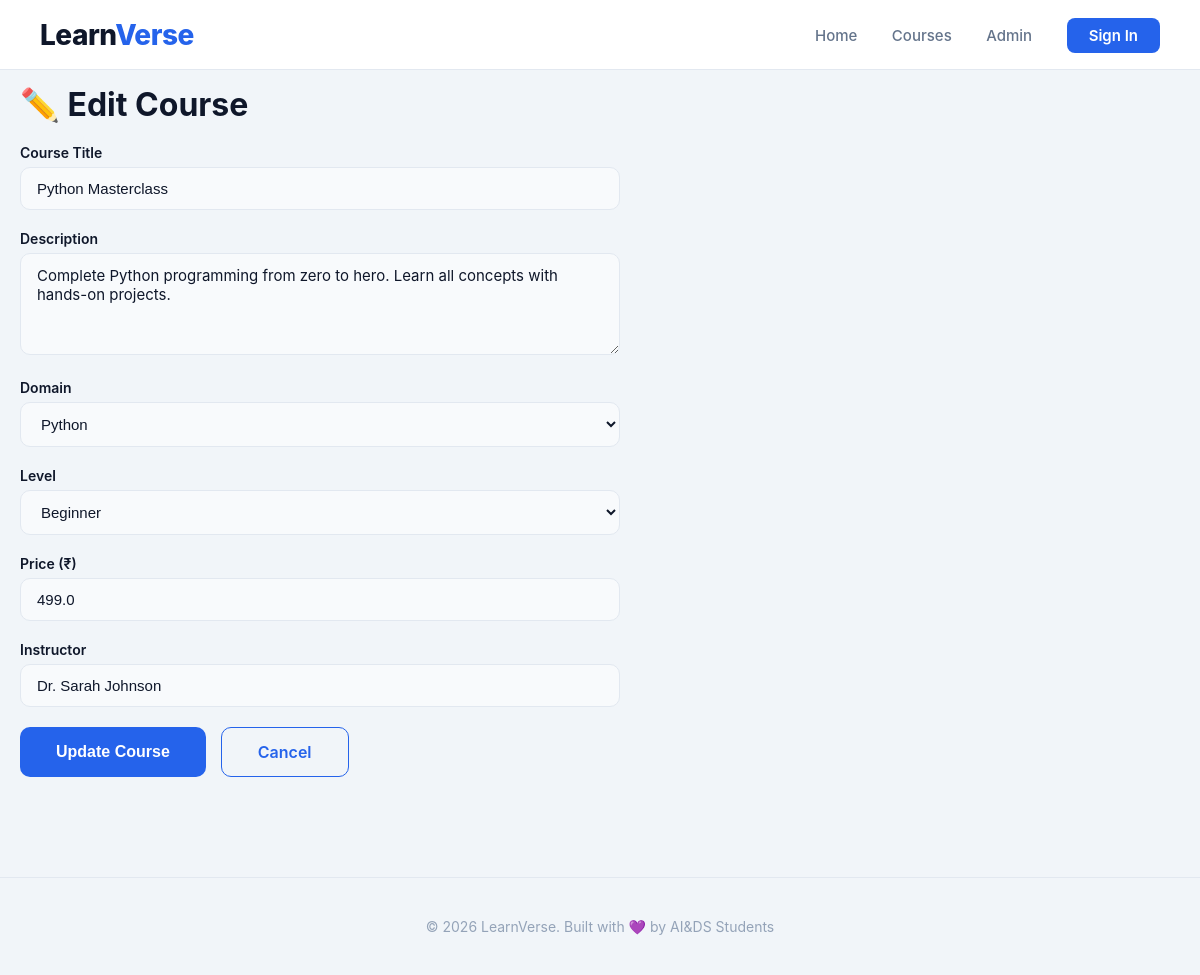
/admin/course/edit/1, run on the app's committed database.
### models.py (models this page shows)
class Course(db.Model):
    id = db.Column(db.Integer, primary_key=True)
    title = db.Column(db.String(200), nullable=False)
    description = db.Column(db.Text, nullable=False)
    domain = db.Column(db.String(50), nullable=False)
    level = db.Column(db.String(20), nullable=False)
    price = db.Column(db.Float, default=0)
    instructor = db.Column(db.String(100), nullable=False)
    rating = db.Column(db.Float, default=0)
    students = db.Column(db.Integer, default=0)
    image = db.Column(db.String(200), default='default.jpg')
    created_at = db.Column(db.DateTime, default=datetime.utcnow)

### app.py (the view, shortened to what this page needs)
@app.route('/admin/course/edit/<int:course_id>', methods=['GET', 'POST'])
def edit_course(course_id):
    course = Course.query.get_or_404(course_id)
    return render_template('edit_course.html', course=course)

### templates/edit_course.html (shortened to what this page needs)
<!DOCTYPE html>
<html lang="en">
<head>
    <link rel="stylesheet" href="{{ url_for('static', filename='style.css') }}">
</head>
<body>
    <header>
        <div class="logo">Learn<span>Verse</span></div>
        <nav>
            <a href="/">Home</a>
            <a href="/courses">Courses</a>
            <a href="/admin/courses">Admin</a>
            <a href="#" class="btn-signin">Sign In</a>
        </nav>
    </header>
    <div class="container">
        <h1>✏️ Edit Course</h1>
        <form method="POST" class="course-form">
            <div class="form-group">
                <label>Course Title</label>
                <input type="text" name="title" value="{{ course.title }}" required>
            </div>
            <div class="form-group">
                <label>Description</label>
                <textarea name="description" rows="4" required>{{ course.description }}</textarea>
            </div>
            <div class="form-group">
                <label>Domain</label>
                <select name="domain" required>
                    <option value="Python" {% if course.domain == 'Python' %}selected{% endif %}>Python</option>
                </select>
            </div>
            <div class="form-group">
                <label>Level</label>
                <select name="level" required>
                    <option value="Beginner" {% if course.level == 'Beginner' %}selected{% endif %}>Beginner</option>
                </select>
            </div>
            <div class="form-group">
                <label>Price (₹)</label>
                <input type="number" name="price" step="0.01" value="{{ course.price }}" required>
            </div>
            <div class="form-group">
                <label>Instructor</label>
                <input type="text" name="instructor" value="{{ course.instructor }}" required>
            </div>
            <div style="display:flex; gap:15px; margin-top:20px;">
                <button type="submit" class="btn-primary">Update Course</button>
                <a href="/admin/courses" class="btn-secondary">Cancel</a>
            </div>
        </form>
    </div>
    <footer>
        <p>© 2026 LearnVerse. Built with 💜 by AI&DS Students</p>
    </footer>
</body>
</html>

### static/style.css (style rules this page uses)
* { margin: 0; padding: 0; box-sizing: border-box; }
body { font-family: -apple-system, BlinkMacSystemFont, 'Segoe UI', Roboto, Oxygen, Ubuntu, sans-serif; background: #F1F5F9; color: #0F172A; overflow-x: hidden; min-height: 100vh; }
a { text-decoration: none; color: inherit; }
header { padding: 15px 40px; display: flex; justify-content: space-between; align-items: center; position: fixed; top: 0; left: 0; right: 0; z-index: 100; background: rgba(255, 255, 255, 0.95); backdrop-filter: blur(20px); border-bottom: 1px solid #E2E8F0; height: 70px; }
.logo { font-size: 28px; font-weight: 800; letter-spacing: -0.5px; color: #0F172A; }
.logo span { color: #2563EB; }
nav a { color: #64748B; margin-left: 30px; font-size: 15px; font-weight: 500; transition: 0.3s; position: relative; }
nav a::after { content: ''; position: absolute; bottom: -4px; left: 0; width: 0; height: 2px; background: #2563EB; transition: 0.3s; }
.btn-signin { background: #2563EB; padding: 8px 22px; border-radius: 8px; color: #fff !important; font-weight: 600; transition: 0.3s; }
.btn-signin::after { display: none !important; }
.btn-primary { display: inline-block; padding: 14px 36px; background: #2563EB; color: #fff; border-radius: 10px; font-weight: 600; transition: 0.3s; border: none; cursor: pointer; font-size: 16px; }
.btn-secondary { display: inline-block; padding: 14px 36px; background: transparent; color: #2563EB; border-radius: 10px; font-weight: 600; transition: 0.3s; border: 1px solid #2563EB; cursor: pointer; font-size: 16px; }
.container { max-width: 1200px; margin: 0 auto; padding: 85px 20px 20px; }
.course-form { max-width: 600px; margin: 20px 0 40px; }
.form-group { margin-bottom: 20px; }
.form-group label { display: block; margin-bottom: 6px; color: #0F172A; font-size: 14px; font-weight: 600; }
.form-group input, .form-group textarea, .form-group select { width: 100%; padding: 12px 16px; border-radius: 10px; border: 1px solid #E2E8F0; background: #F8FAFC; color: #0F172A; font-size: 15px; transition: 0.3s; }
.form-group input::placeholder, .form-group textarea::placeholder { color: #94A3B8; }
.form-group select option { background: #FFFFFF; color: #0F172A; padding: 10px; }
.form-group textarea { resize: vertical; font-family: inherit; }
footer { text-align: center; padding: 40px; color: #94A3B8; border-top: 1px solid #E2E8F0; margin-top: 40px; font-size: 14px; }

### data on the page
Course: title "Python Masterclass", description "Complete Python programming from zero to hero. Learn all concepts with hands-on projects.", domain "Python", level "Beginner", price "499.0", instructor "Dr. Sarah Johnson"
